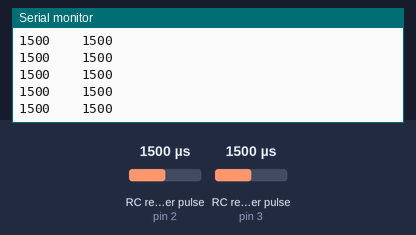
A sketch run on a simulated Arduino Uno, built with avr-gcc and run on an emulated ATmega328P. Parts: the last lines printed to the serial monitor. Wiring (inferred from the names in the program): 2 × RC receiver channel: data pin 2 / data pin 3. The inputs (shaded band) are chosen by the test bench; at power-on: RC receiver pulse (sensors on pin 2, pin 3) 1500 µs.

Above: at 1.2 s.
1.3 s: RC receiver pulse (sensor on pin 2) set to 1020 µs
At 1.8 s:
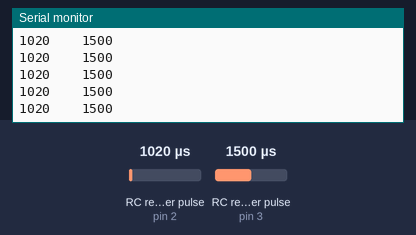
4.3 s: RC receiver pulse (sensor on pin 3) set to 1020 µs
At 5.3 s:
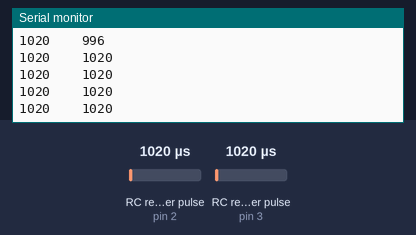
5.8 s: RC receiver pulse (sensor on pin 2) set to 1250 µs
At 6.8 s:
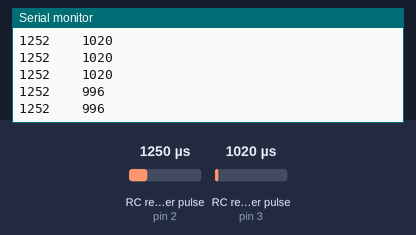
7.3 s: RC receiver pulse (sensor on pin 3) set to 1250 µs
At 8.1 s:
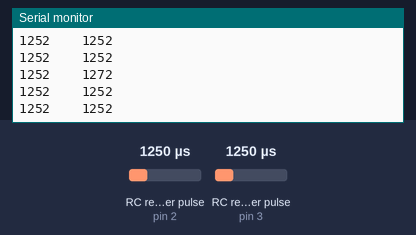
Timing chart, 0 to 10.3 s (numbered marks = the images above; inputs shaded):
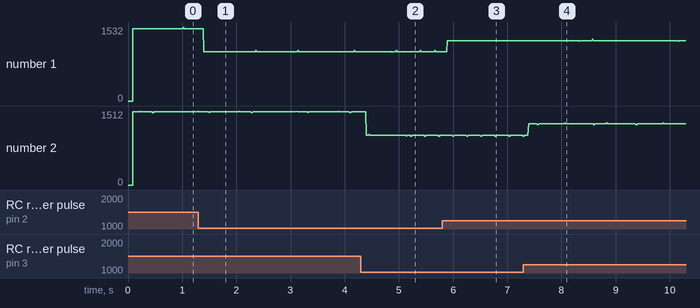

The sketch:

Dual_RC_Read.ino
```cpp
/*
Simultaneously Reading Two PWM Signals from an RC Receiver with Arduino
 Brandon Tsuge
https://www.theboredrobot.com/post/simultaneously-reading-two-pwm-signals-from-an-rc-receiver-with-arduino
In this example, I demonstrate how to use Arduino to simultaneously read two RC (50Hz PWM) signals using external interrupts.

 */

//define the pins and variables
#define RCPinFWD 2
#define RCPinSide 3

volatile long StartTimeFWD = 0;
volatile long CurrentTimeFWD = 0;
volatile long PulsesFWD = 0;
int PulseWidthFWD = 0;

volatile long StartTimeSide = 0;
volatile long CurrentTimeSide = 0;
volatile long PulsesSide = 0;
int PulseWidthSide = 0;

void setup() {
  //set up the serial monitor, pin mode, and external interrupt.
  Serial.begin(9600);
  pinMode(RCPinFWD, INPUT_PULLUP);
  pinMode(RCPinSide, INPUT_PULLUP);
  attachInterrupt(digitalPinToInterrupt(RCPinFWD),PulseTimerFWD,CHANGE);
  attachInterrupt(digitalPinToInterrupt(RCPinSide),PulseTimerSide,CHANGE);
}

void loop() {
  //only save pulse lengths that are less than 2000 microseconds
  if (PulsesFWD < 2000){
    PulseWidthFWD = PulsesFWD;
  }
  if (PulsesSide < 2000){
    PulseWidthSide = PulsesSide;
  }
  Serial.print(PulseWidthFWD);
  Serial.print("    ");
  Serial.println(PulseWidthSide);
}


void PulseTimerFWD(){
  //measure the time between interrupts
  CurrentTimeFWD = micros();
  if (CurrentTimeFWD > StartTimeFWD){
    PulsesFWD = CurrentTimeFWD - StartTimeFWD;
    StartTimeFWD = CurrentTimeFWD;
  }
}

void PulseTimerSide(){
  //measure the time between interrupts
  CurrentTimeSide = micros();
  if (CurrentTimeSide > StartTimeSide){
    PulsesSide = CurrentTimeSide - StartTimeSide;
    StartTimeSide = CurrentTimeSide;
  }
}
```

Measured:
- after the input at 1.3 s, the serial monitor: prints a new line after 0.10 s (image 1)
- after the input at 4.3 s, the serial monitor: prints a new line after 0.10 s (image 2)
- after the input at 5.8 s, the serial monitor: prints a new line after 0.09 s (image 3)
- after the input at 7.3 s, the serial monitor: prints a new line after 0.10 s (image 4)
- plotted number 1: 1500 → 1020 after the input at 1.3 s, 1020 → 1252 after the input at 5.8 s
